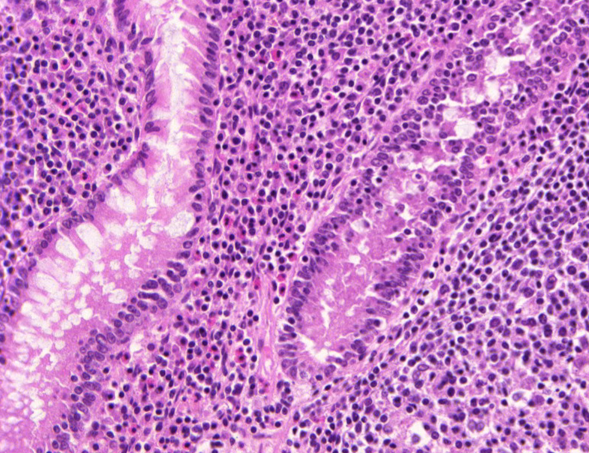
#> input picture images/testA_2.bmp, 589 x 453 px
$ jupyter execute --allow-errors Example_on-img2.ipynb
#> lines starting #> are read from the running program, lines starting #| are printed output that depends on the picture; after the words box and inside, x2 and y2 are one past the last pixel; in counts of white or black regions, pixels touching at a corner belong together; long printed decimals are rounded
[cell 1]
import numpy as np
import math
import random
from PIL import Image
import matplotlib.pyplot as plt
from matplotlib import image
import cv2
import seaborn as sns

[cell 2]
import sys
import import_ipynb
import os
os.getcwd()
sys.path.append('C:/Users/AA086655/Documents/Assignment 3/')

from Methods import binarize,confusion_mat_seg, graph_cut,PSNR,plotHist
os.getcwd()

[cell 3]
img_path = 'images/testA_2.bmp'
anno_path = 'images/testA_2_anno.bmp'

img = cv2.imread(img_path, 0)
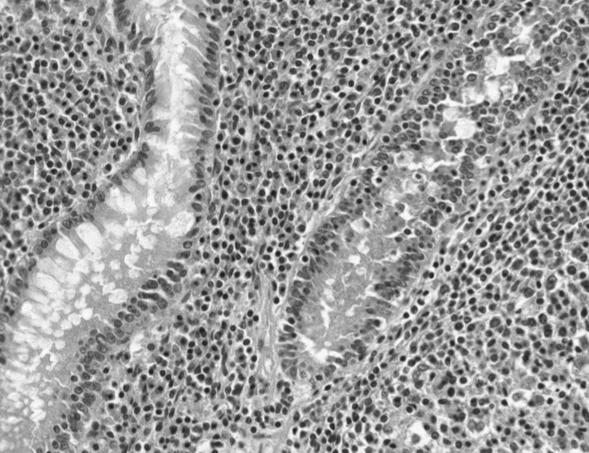
#> img: shape (453, 589); min 24, max 252, mean 154.1
img_anno = cv2.imread(anno_path, 0)
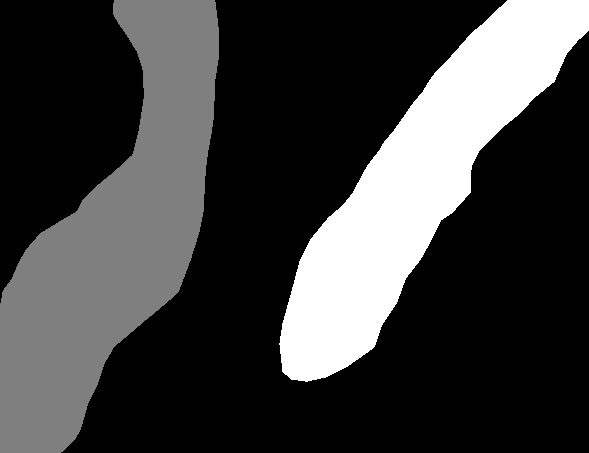
#> input picture images/testA_2_anno.bmp, 589 x 453 px
#> img_anno is the input picture: shape (453, 589); min 0, max 2, mean 0.491

[cell 4]
plt.figure(figsize = (20,6))
plt.subplot(1,2,1)
plt.imshow(img, cmap = 'gray', vmin = 0, vmax = 255 )
plt.title(label = 'image 2- "testA_2.bmp"')

plt.subplot(1,2,2)
plotHist(img,"False")
#> (this line was passed over: Methods is not available in this run)
plt.title(label = 'Histogram and CFD')
plt.show

[cell 5]
from skimage import data, img_as_float
from skimage.restoration import denoise_nl_means, estimate_sigma
from skimage.metrics import peak_signal_noise_ratio
from skimage.util import random_noise


sigma = 0.08
noisy = img

# estimate the noise standard deviation from the noisy image
sigma_est = np.mean(estimate_sigma(img))
#> sigma_est = 3.47
print(f'estimated noise standard deviation = {sigma_est}')
#| estimated noise standard deviation = 3.470

patch_kw = dict(patch_size=20,      # 5x5 patches
                patch_distance=10)   # 13x13 search area)

# slow algorithm
denoise = denoise_nl_means(noisy, h=20 * sigma_est, fast_mode=True,**patch_kw)
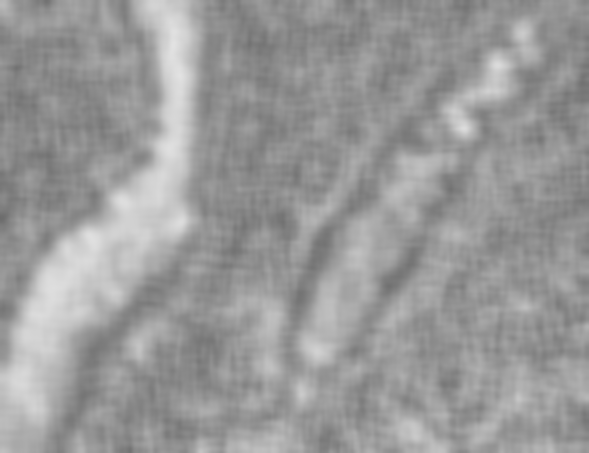
#> denoise: shape (453, 589) float64; min 0.427, max 0.889, mean 0.604
denoise= denoise.astype('uint8')
#> denoise: shape (453, 589); every value is 0
#plt.imshow(denoise, cmap = 'gray', vmin = 0, vmax = 255)

blur = denoise #img

# Otsu's thresholding after Gaussian filtering
blur = cv2.GaussianBlur(blur,(15,15),0)
ret3,th3 = cv2.threshold(blur,0,255,cv2.THRESH_BINARY+cv2.THRESH_OTSU)
#> ret3 = 0
#ret3,th3 = cv2.threshold(blur,192,255,cv2.THRESH_BINARY)


ret1,th1 = cv2.threshold(img,192,255,cv2.THRESH_BINARY)
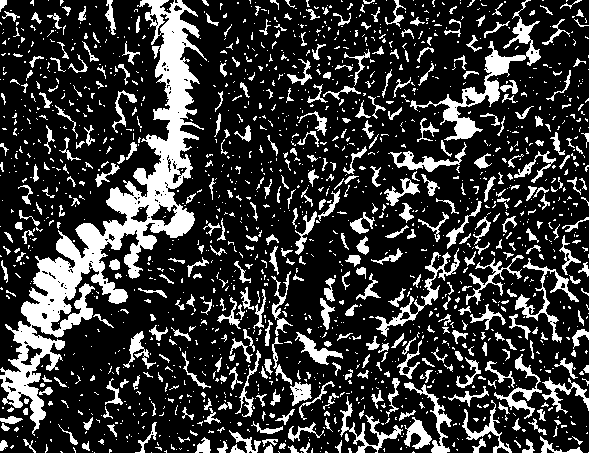
#> th1: shape (453, 589); 21.9% white; 1663 white regions (1249 under 20 px), largest, box (x1, y1, x2, y2) and area: (0, 0, 207, 436) 16854, (410, 0, 541, 141) 2552, (375, 248, 460, 337) 979

# Otsu's thresholding
ret2,th2 = cv2.threshold(img,0,255,cv2.THRESH_BINARY+cv2.THRESH_OTSU)
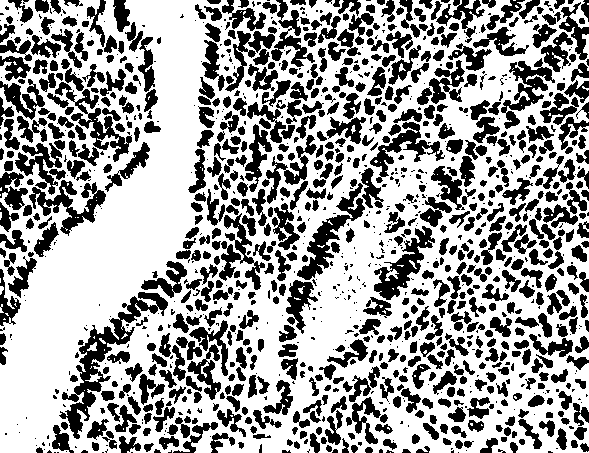
#> th2: shape (453, 589); 62.1% white; 1201 black regions (471 under 20 px), largest, box (x1, y1, x2, y2) and area: (59, 292, 168, 439) 2995, (297, 183, 365, 280) 1639, (374, 226, 435, 300) 1514
#> ret2 = 144
print(ret2)
#| 144.0


print(ret3)
#| 0.0

# plot all the images and their histograms
images = [img, 0, th1,
          img, 0, th2,
          blur, 0, th3]
titles = ['Original Image','Histogram','Global Thresholding (v=127)',
          'Original  Image','Histogram',"Otsu's Thresholding",
          'NLM blurred and Gaussian filtered','Histogram',"Otsu's Thresholding"]
plt.figure(figsize = (20,14))

for i in range(3):
    plt.subplot(3,3,i*3+1),plt.imshow(images[i*3],'gray')
    plt.title(titles[i*3]), plt.xticks([]), plt.yticks([])
    plt.subplot(3,3,i*3+2),plt.hist(images[i*3].ravel(),256)
    plt.title(titles[i*3+1]), plt.xticks([]), plt.yticks([])
    plt.subplot(3,3,i*3+3),plt.imshow(images[i*3+2],'gray')
    plt.title(titles[i*3+2]), plt.xticks([]), plt.yticks([])
plt.show()
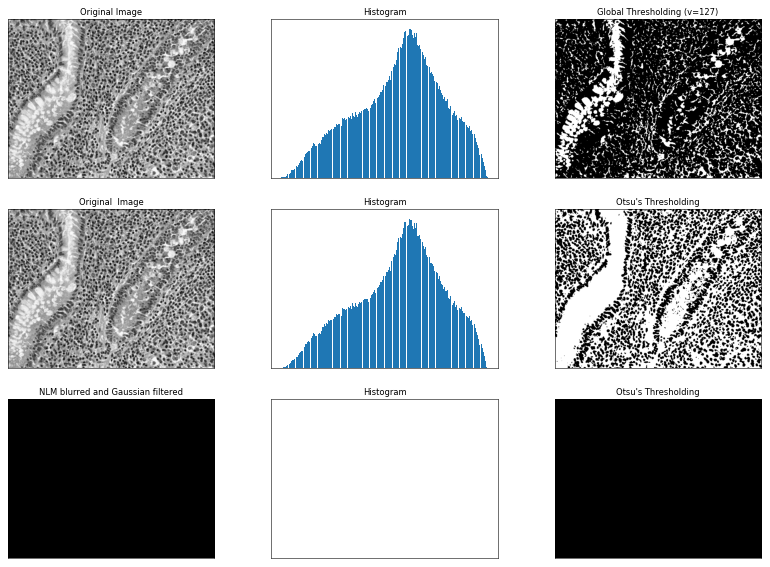
#> figure drawn by matplotlib, 9 panels

[cell 6]
# global thresholding
#img = denoise #img

# Apply bilateral filter with d = 15,
# s = sigmaColor = sigmaSpace = 75.
d=40;s=200
blur = cv2.bilateralFilter(img, d, s, s)

# Otsu's thresholding after Gaussian filtering
blur = cv2.GaussianBlur(blur,(5,5),0)
ret3,th3 = cv2.threshold(blur,0,255,cv2.THRESH_BINARY+cv2.THRESH_OTSU)
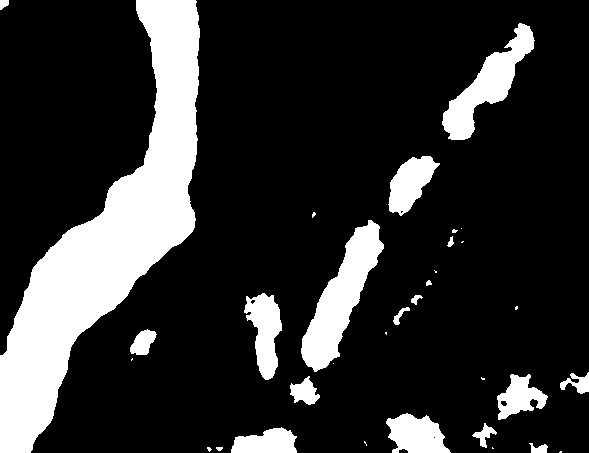
#> th3: shape (453, 589); 18.6% white; 33 white regions (14 under 20 px), largest, box (x1, y1, x2, y2) and area: (0, 0, 200, 453) 31093, (301, 220, 384, 372) 4954, (442, 23, 535, 140) 3593
#> ret3 = 166
#ret3,th3 = cv2.threshold(blur,192,255,cv2.THRESH_BINARY)


ret1,th1 = cv2.threshold(img,127,255,cv2.THRESH_BINARY)
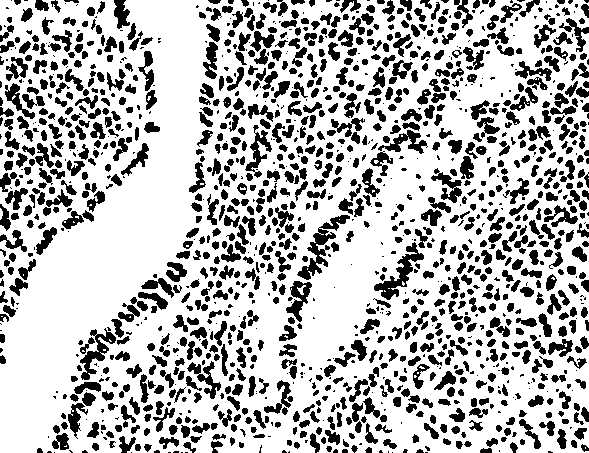
#> th1: shape (453, 589); 72.1% white; 1482 black regions (466 under 20 px), largest, box (x1, y1, x2, y2) and area: (297, 215, 350, 280) 881, (374, 242, 424, 300) 797, (80, 328, 116, 380) 597

# Only Otsu's thresholding
ret2,th2 = cv2.threshold(img,0,255,cv2.THRESH_BINARY+cv2.THRESH_OTSU)
print(ret2)
#| 144.0


print(ret3)
#| 166.0

# plot all the images and their histograms
images = [img, 0, th1,
          img, 0, th2,
          blur, 0, th3]
titles = ['Original Image','Histogram','Global Thresholding (v=127)',
          'Original  Image','Histogram',"Otsu's Thresholding",
          'Gaussian filtered Image','Histogram',"Otsu's Thresholding"]
plt.figure(figsize = (20,14))

for i in range(3):
    plt.subplot(3,3,i*3+1),plt.imshow(images[i*3],'gray')
    plt.title(titles[i*3]), plt.xticks([]), plt.yticks([])
    plt.subplot(3,3,i*3+2),plt.hist(images[i*3].ravel(),256)
    plt.title(titles[i*3+1]), plt.xticks([]), plt.yticks([])
    plt.subplot(3,3,i*3+3),plt.imshow(images[i*3+2],'gray')
    plt.title(titles[i*3+2]), plt.xticks([]), plt.yticks([])
plt.show()
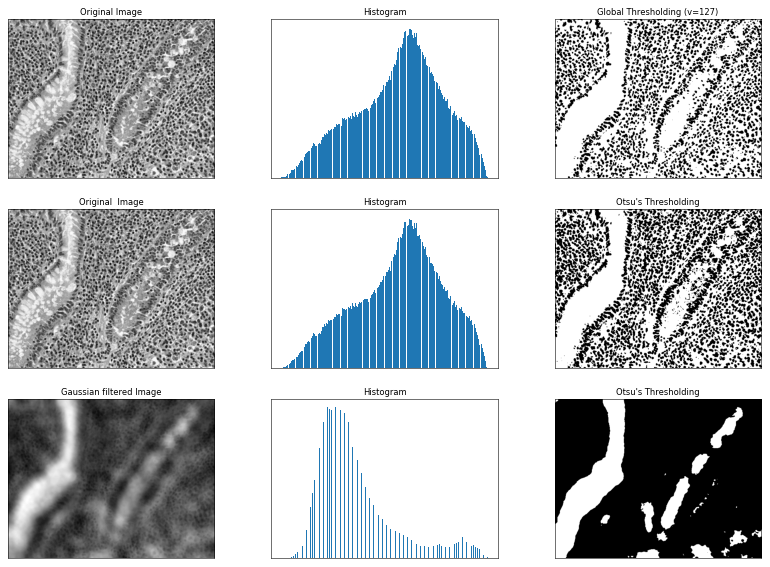
#> figure drawn by matplotlib, 9 panels

img_seg = th3

[cell 7]
# Set total number of bins in the histogram
bins_num = 256

# Get the image histogram
hist, bin_edges = np.histogram(blur, bins=bins_num)
#> hist = 256 values, max 8934 at index 70, min 0 at index 1, mean 1042.3; bin_edges = 257 values from 119 to 217

# Get normalized histogram if it is required
is_normalized = False
if is_normalized:
    hist = np.divide(hist.ravel(), hist.max())

# Calculate centers of bins
bin_mids = (bin_edges[:-1] + bin_edges[1:]) / 2.
#> bin_mids = 256 values from 119.2 to 216.8

# Iterate over all thresholds (indices) and get the probabilities w1(t), w2(t)
weight1 = np.cumsum(hist)
#> weight1 = 256 values from 1 to 266817
weight2 = np.cumsum(hist[::-1])[::-1]
#> weight2 = 256 values, max 266817 at index 0, min 59 at index 254, mean 96764.7

# Get the class means mu0(t)
mean1 = np.cumsum(hist * bin_mids) / weight1
#> mean1 = 256 values from 119.2 to 154.3
# Get the class means mu1(t)
mean2 = (np.cumsum((hist * bin_mids)[::-1]) / weight2[::-1])[::-1]
#> mean2 = 256 values from 154.3 to 216.8

inter_class_variance = weight1[:-1] * weight2[1:] * (mean1[:-1] - mean2[1:]) ** 2
#> inter_class_variance = 255 values, max 1.64e+13 at index 122, min 329813169.5 at index 0, mean 9.21e+12

# Maximize the inter_class_variance function val
index_of_max_val = np.argmax(inter_class_variance)
#> index_of_max_val = 122

threshold = bin_mids[:-1][index_of_max_val]
#> threshold = 165.9
print("Otsu's algorithm implementation thresholding result: ", threshold)
#| Otsu's algorithm implementation thresholding result:  165.895

[cell 8]
th,img_anno_2c =  cv2.threshold(img_anno, 0, 255, cv2.THRESH_BINARY)
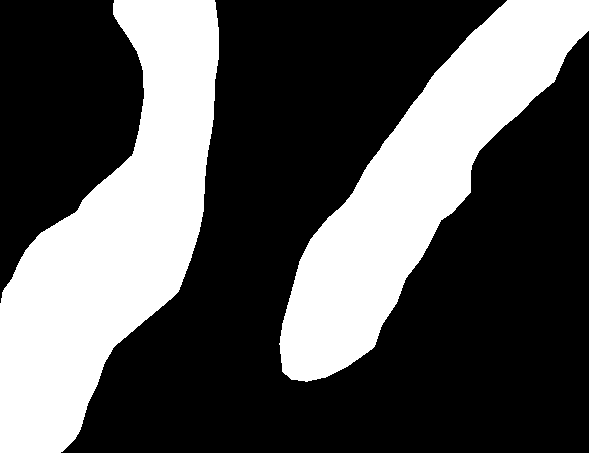
#> img_anno_2c: shape (453, 589); 33.8% white; 2 white regions, box (x1, y1, x2, y2) and area: (0, 0, 219, 453) 49216, (279, 0, 589, 382) 40870

plt.figure(figsize = (20,6))
plt.subplot(1,2,1)
plt.imshow(img_anno )
plt.title(label = 'testA_2_anno.bmp')

plt.subplot(1,2,2)
plt.imshow(img_anno_2c, cmap = 'gray', vmin = 0, vmax = 255)
plt.title(label = '2 class binarised label')
plt.show

[cell 9]
img_anno_2c

[cell 10]
confusion_mat_seg(img_anno_2c.astype('bool'), img_seg.astype('bool'), "testA_2")
#> (this line was passed over: Methods is not available in this run)

[cell 11]
img_rgb = cv2.imread(img_path)
#> img_rgb is the input picture: shape (453, 589, 3); mean B, G, R 194.9, 125.8, 194
